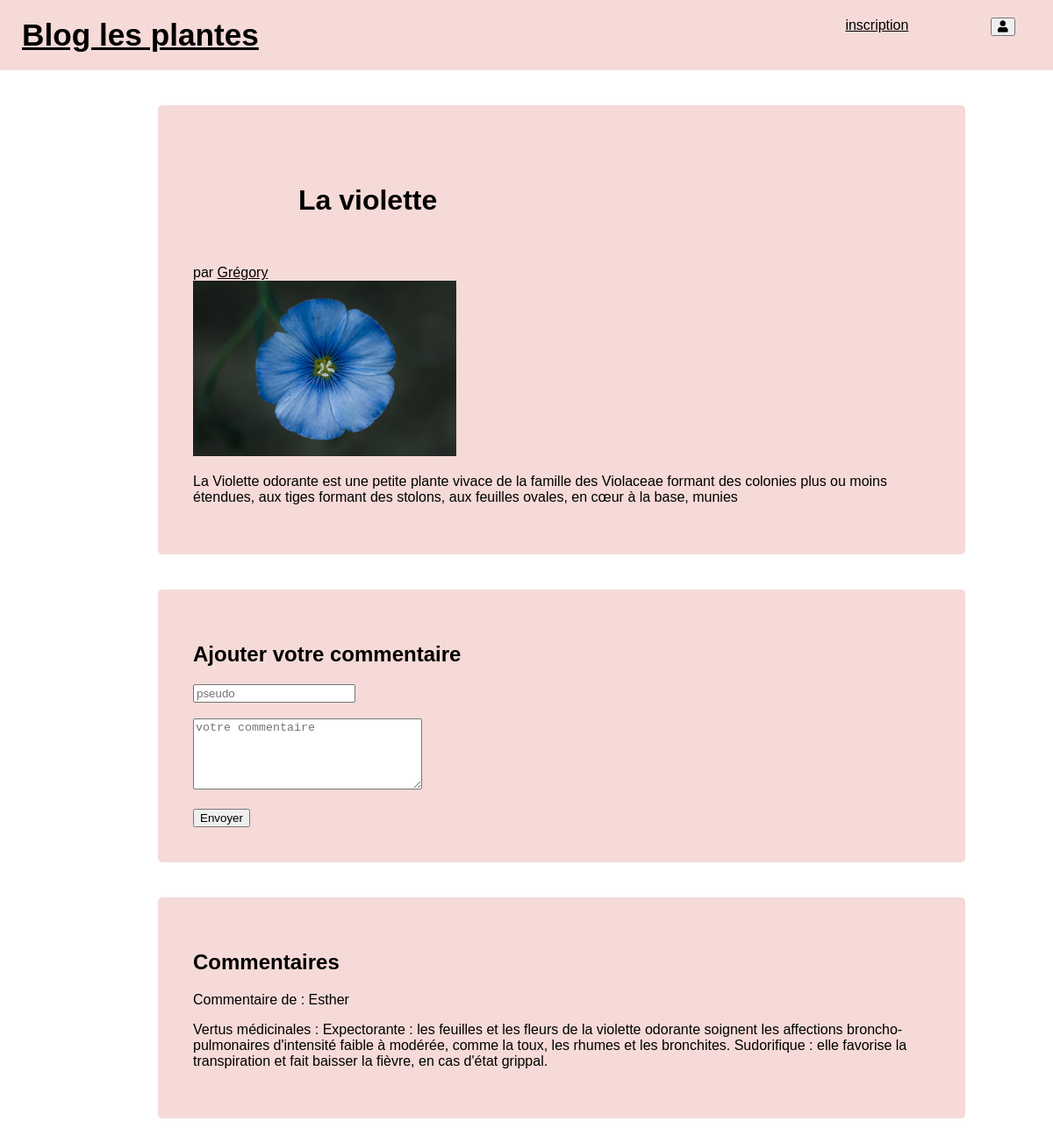
Page /article.php?id=3 on the committed database.
### tables this page shows
CREATE TABLE IF NOT EXISTS `posts` (
  `id` tinyint(3) NOT NULL AUTO_INCREMENT,
  `title` varchar(150) NOT NULL,
  `content` text NOT NULL,
  `publication_date` datetime NOT NULL DEFAULT CURRENT_TIMESTAMP,
  `image` varchar(100) NOT NULL,
  `writerid` tinyint(3) UNSIGNED NOT NULL,
  PRIMARY KEY (`id`),
  KEY `writerid` (`writerid`)
);

CREATE TABLE IF NOT EXISTS `writers` (
  `id` tinyint(3) UNSIGNED NOT NULL AUTO_INCREMENT,
  `username` varchar(30) NOT NULL,
  `hashed_password` varchar(60) NOT NULL,
  PRIMARY KEY (`id`)
);

CREATE TABLE IF NOT EXISTS `comments` (
  `id` tinyint(3) UNSIGNED NOT NULL AUTO_INCREMENT,
  `username` varchar(30) NOT NULL,
  `content` text NOT NULL,
  `publication_date` datetime NOT NULL DEFAULT CURRENT_TIMESTAMP,
  `articleid` tinyint(3) NOT NULL,
  PRIMARY KEY (`id`),
  KEY `articleid` (`articleid`)
);

### article.php (called while the page is built, shortened)
<?php
$dbh = new PDO(
    'mysql:host=localhost;dbname=monblog;charset=utf8',
    'root',
    '',
    [
        PDO::ATTR_ERRMODE => PDO::ERRMODE_EXCEPTION,
        PDO::ATTR_DEFAULT_FETCH_MODE => PDO::FETCH_ASSOC
    ]
);
$query = 'SELECT posts.id AS postid, posts.title, posts.image, posts.content, posts.publication_date, posts.writerid, writers.id, writers.username FROM posts INNER JOIN writers ON writers.id = posts.writerid WHERE posts.id = :postid';
$sth = $dbh->prepare($query);
$sth->bindValue(':postid', htmlspecialchars($_GET['id']), PDO::PARAM_STR);
$sth->execute();
$theArticle = $sth->fetch();
$query = 'SELECT username, content, articleid FROM comments WHerE articleid=:articleid';
$sth = $dbh->prepare($query);
$sth->bindValue(':articleid', htmlspecialchars($theArticle['postid']), PDO::PARAM_STR);
$sth->execute();
$allComments = $sth->fetchAll();
include 'article.phtml';

### article.phtml (the view, shortened to what this page needs)
<!DOCTYPE html>
<html lang="en">
<head>
    <link href="style.css" rel="stylesheet">
</head>
<body>
<?php
    if (!empty($_SESSION)) {
        include('nav_logged.phtml');
    } else {
        include('nav.phtml');
    }
    ?>
    <div id="container-post">
        <h1><?php echo $theArticle['title']; ?></h1><br>
        <p>par <a href="http://localhost/blog/writer.php?id=<?= $theArticle['writerid']; ?>"><?= $theArticle['username']; ?></a><br>
            <img src="http://localhost/blog/uploads/<?= $theArticle['image']; ?>">
            <p><?= $theArticle['content']; ?></p>
    </div>
    <div id="container-add-comment">
        <h2>Ajouter votre commentaire</h2>
        <form action="article.php" method="post">
            <input type='text' name="pseudo" placeholder="pseudo"><br><br>
            <textarea rows="5" cols="30" type='text' name="commentaire" placeholder="votre commentaire"></textarea><br>
            <input type="hidden" name="postidcomment" value="<?= $theArticle['postid']; ?>"><br>
            <button type="submit">Envoyer</button>
        </form>
    </div>
    <div id="comment-thread">
        <h2>Commentaires</h2>
        <?php foreach ($allComments as $key => $comment) : ?>
            <p> Commentaire de : <?php echo $comment['username']; ?></p>
            <p><?php echo $comment['content']; ?>
            <?php endforeach; ?>
    </div>
</body>
</html>

### style.css (style rules this page uses)
body { font-family: sans-serif; margin: 0; padding: 0; }
h1 { margin-left: 10vw; margin-top: 50px; }
a { color: black; }
#container-post { margin-top: 40px; width: 70vw; margin-left: 15vw; background-color: rgb(245, 218, 215); padding: 40px; border-radius: 5px; }
#container-post img { max-width: 1000px; }
#container-add-comment { margin-top: 40px; width: 70vw; margin-left: 15vw; background-color: rgb(245, 218, 215); padding: 40px; border-radius: 5px; }
#comment-thread { margin-top: 40px; width: 70vw; margin-left: 15vw; background-color: rgb(245, 218, 215); padding: 40px; border-radius: 5px; margin-bottom: 100px; }

### rows in the picture
posts: title "La violette", writerid.username "Grégory", image (picture), content "La Violette odorante est une petite plante vivace de la famille des Violaceae formant des colonies plus ou moins étendues, aux tiges formant des stolons, aux feuilles ovales, en cœur à la base, munies"
comments: username "Esther", content "Vertus médicinales : Expectorante : les feuilles et les fleurs de la violette odorante soignent les affections broncho-pulmonaires d'intensité faible à modérée, comme la toux, les rhumes et les bronchites. Sudorifique : elle favorise la transpiration et fait baisser la fièvre, en cas d'état grippal."
